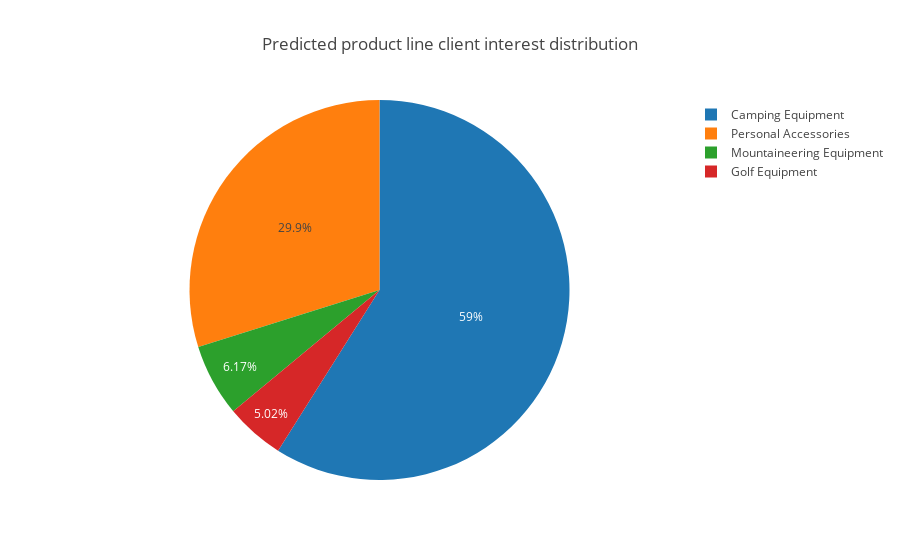

The cell this chart's notebook holds for it:
### Markdown cell above
Plot a pie chart that shows the predicted product-line interest.

### Code cell
cumulative_stats = predictions_pdf.groupby(['predictedLabel']).count()

product_data = [go.Pie(
            labels=cumulative_stats.index,
            values=cumulative_stats['GENDER'],
    )]

product_layout = go.Layout(
    title='Predicted product line client interest distribution',
)

fig = go.Figure(data=product_data, layout=product_layout)
iplot(fig)

### Figure 1 — Plotly figure (JSON) as saved in the notebook; plotly's stock layout.template omitted (floating-point values rounded to 4 significant figures)
{"data": [{"type": "pie", "labels": ["Camping Equipment", "Golf Equipment", "Mountaineering Equipment", "Personal Accessories"], "values": [717, 61, 75, 363]}], "layout": {"title": "Predicted product line client interest distribution"}}
